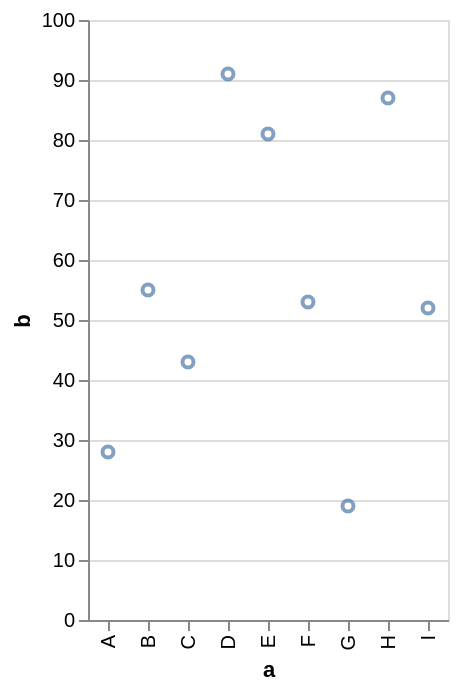

Specify this chart in Vega-Lite:
### Vega-Lite specification from a JSON file in a GitHub repository (floating-point values rounded to 4 significant figures)
{"data": {"values": [{"a": "A", "b": 28}, {"a": "B", "b": 55}, {"a": "C", "b": 43}, {"a": "D", "b": 91}, {"a": "E", "b": 81}, {"a": "F", "b": 53}, {"a": "G", "b": 19}, {"a": "H", "b": 87}, {"a": "I", "b": 52}]}, "mark": "point", "encoding": {"x": {"field": "a", "type": "ordinal"}, "y": {"field": "b", "type": "quantitative"}}}
